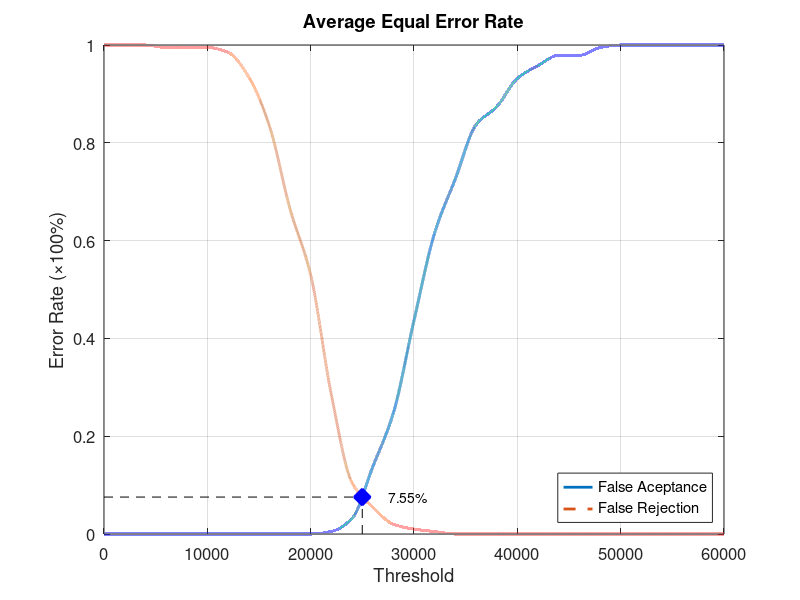
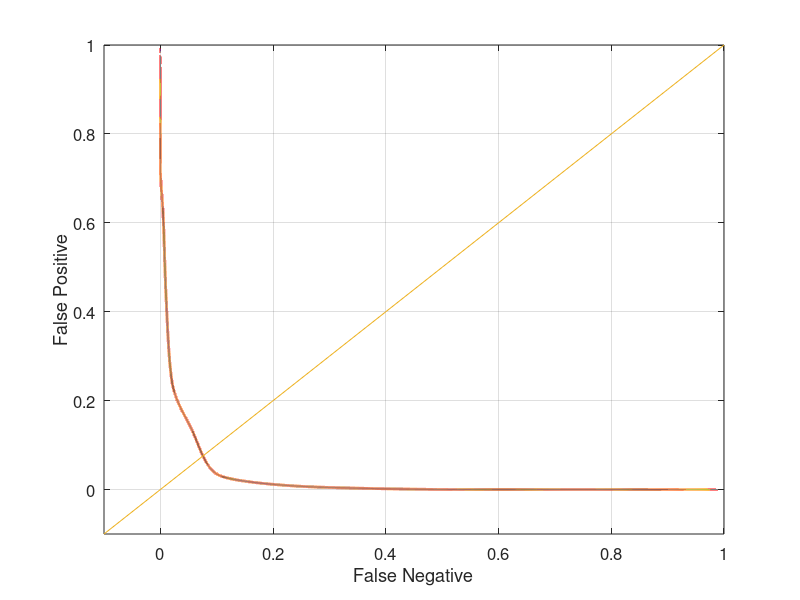

Recreate these plots in MATLAB, in order.
function yEER = Database3_2
close all;
clear;
clc;
x = 0:2000:60000;
xq = 0:0.5:60000;

y0 = [0 0 0 0 0 0 0 0 0 0 0 0.00526316 0.0315789 0.136842 0.247368 0.436842 0.615789 0.726316 0.836842 0.873684 0.931579 0.957895 0.978947 0.978947 0.994737 1 1 1 1 1 1];
yy0 = interp1(x, y0, xq, 'pchip');
y1 = [1 1 1 0.995 0.995 0.995 0.985 0.935 0.835 0.665 0.53 0.285 0.105 0.055 0.02 0.01 0.005 0 0 0 0 0 0 0 0 0 0 0 0 0 0];
yy1 = interp1(x, y1, xq, 'pchip');

% Calculating EER: 
y2 = abs(y0 - y1);
find(y2 == min(y2))
yy2 = abs(yy0 - yy1);
xEER = find(yy2 == min(yy2));
xEERIndex = xq(xEER) % X-axis EER
yEER = yy0(xEER) % Y-axis EER

main = figure
plot(xq, yy0,'-','LineWidth', 2);	hold on
plot(xq, yy1,'--','LineWidth', 2);	hold on
plot([xEERIndex xEERIndex], [0 yEER], 'k--');	hold on
plot([0 xEERIndex], [yEER yEER], 'k--');	hold on
plot(xEERIndex, yEER, 'bx', 'LineWidth', 10);	hold on
text(xEERIndex + 10 * xEERIndex / 100, yEER, [num2str(round((10000 * yEER)) / 100) '%'])
legend('False Aceptance', 'False Rejection', 'Location', 'SouthEast')
xlabel('Threshold')
ylabel('Error Rate (\times100%)')
title('Average Equal Error Rate')
set(gca, 'FontSize', 12)
axis([0 60000 0 1])
grid on

print(main, 'Database3_2Main', '-dpng');
FNRxFPR = figure('Color', [1 1 1]);
plot(yy1, yy0, '-', yy1, yy0, 'LineWidth', 2);
hold on
y = -0.1:0.1:1
plot(y, y); 
set(gca, 'FontSize', 12)
xlabel('False Negative')
ylabel('False Positive')
axis([-0.1 1 -0.1 1])
set(gca, 'FontSize', 12)
grid on

print(FNRxFPR, 'Database3_2FNRxFPR','-dpng');
end
